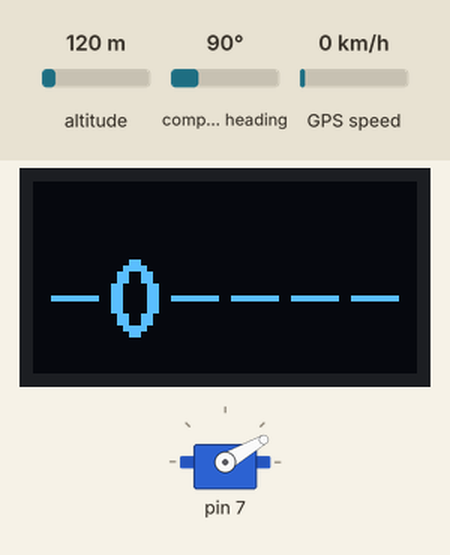
Bench run of a program on a simulated Arduino Nano, built with avr-gcc and run on an emulated ATmega328P. On the bench: 64×32 one-colour display, servo. The inputs (shaded band) are chosen by the test bench; at power-on: altitude 120 m, compass heading 90°, GPS speed 0 km/h. The GPS gets a fix after 3 s at 37.7749, -122.4194 with 8 satellites; what the program prints to the serial monitor is not drawn.

Above: at 0.3 s.
At 1.4 s:
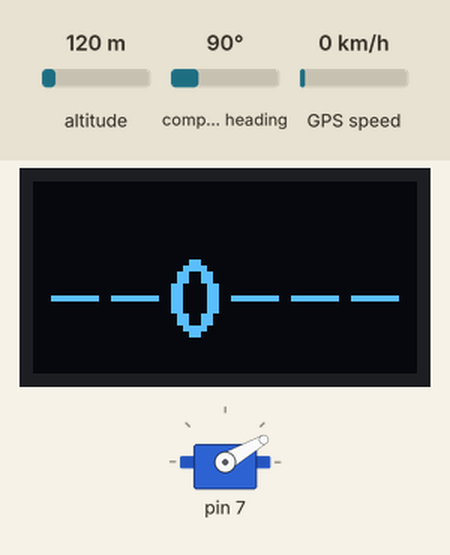
At 2.4 s:
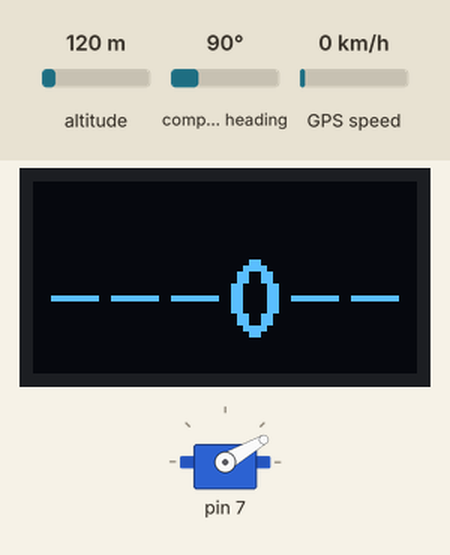
At 3.5 s:
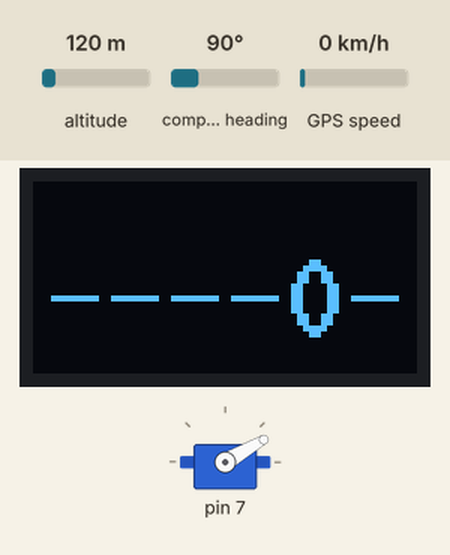
At 4.6 s:
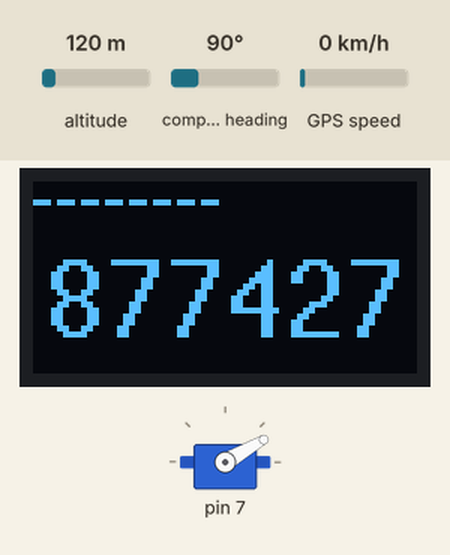

The program:

main.cpp
```cpp
#include <TinyGPS++.h>
#include <SoftwareSerial.h>
#include <U8g2lib.h>
#include <Wire.h>
#include <Servo.h>

// comment out to disable useful info over serial monitor
#define DEBUG

//// config section ////
static const double DESTLAT = 52.07856682313063, DESTLON = 4.3037621602385;

static const unsigned long SERIALBAUD = 9600;
static const int TOTALCHARS = 6;
static const unsigned int DESTPRECISION = 30;

//// function headers ////
static void smartDelay(unsigned long ms);
static void ToDisplay(char *str, int sats);
static void IntToCharArray(char *out, int len, unsigned long val, bool valid);
static void LoadingAnimation(char *res, int len);
static void GetSignalString(char *out, int sats);

//// GPS ////
static const unsigned long GPSBaud = 9600;
SoftwareSerial ss(PIN3, PIN4); // ss(RX,TX)
TinyGPSPlus gps;

//// LCD ////
U8G2_SSD1306_64X32_1F_F_HW_I2C u8g2(U8G2_R0, U8X8_PIN_NONE);

//// servo ////
Servo servo;
static const int LOCKPOS = 30, OPENPOS = 150;
int pos = LOCKPOS, newPos = LOCKPOS;

void setup()
{
  Serial.begin(SERIALBAUD);
  ss.begin(GPSBaud);

  u8g2.begin();

  servo.attach(PIN7);
  servo.write(LOCKPOS);
  delay(100);
  servo.write(LOCKPOS);
  delay(100);
  servo.detach();

#ifdef DEBUG
  Serial.println("started up box");
#endif
}

void loop()
{
  // cast to unsigned int since distance is positive and we are not interested in decimals
  unsigned long distance = (unsigned long)TinyGPSPlus::distanceBetween(gps.location.lat(),
                                                                       gps.location.lng(),
                                                                       DESTLAT,
                                                                       DESTLON);

  char str[TOTALCHARS + 1];
  IntToCharArray(str, TOTALCHARS, distance, gps.location.isValid());
  ToDisplay(str, gps.satellites.value());

  // open or close box
  newPos = distance < DESTPRECISION ? OPENPOS : LOCKPOS;
  if (pos != newPos)
  {

#ifdef DEBUG
    Serial.print("new servo pos: ");
    Serial.println(newPos);
#endif

    servo.attach(PIN7);
    delay(100);
    servo.write(newPos);
    delay(100);
    // send message again incase previous one wasn't received
    servo.write(newPos);
    delay(100);
    servo.detach();

    pos = newPos;
  }

#ifdef DEBUG
  // debugging purposes
  Serial.print("distance to point: ");
  Serial.println(distance);
  Serial.print("number of satellites: ");
  Serial.println(gps.satellites.value());
  Serial.print("current lat and lon: ");
  Serial.print(gps.location.lat(), 5);
  Serial.print(",");
  Serial.println(gps.location.lng(), 5);
  Serial.println("--------------------------");
#endif

  smartDelay(1000);
}

// make sure that gps serial is not blocked
static void smartDelay(unsigned long ms)
{
  unsigned long start = millis();
  do
  {
    while (ss.available())
    {
      gps.encode(ss.read());
    }

  } while (millis() - start < ms);
}

// print to the display
// assuming a 64*32 display and displaying 6 chars
static void ToDisplay(char *str, int sats)
{
  u8g2.clearBuffer();

  u8g2.setFont(u8g2_font_10x20_tn);
  u8g2.drawStr(2, 26, str);

  if (sats > 0)
  {
    char signal[sats + 1];
    GetSignalString(signal, sats);
    u8g2.setFont(u8g2_font_4x6_tn);
    u8g2.drawStr(0, 6, signal);
  }

  u8g2.sendBuffer();
}

static void GetSignalString(char *out, int sats)
{
  for (int i = 0; i < sats; i++)
  {
    out[i] = '-';
  }
  // indicate end of string
  out[sats] = 0;
}

// create char array to be displayed
static void IntToCharArray(char *out, int len, unsigned long val, bool valid)
{

  if (valid)
  {
    sprintf(out, "%.6ld", val);
  }
  else
  {
    LoadingAnimation(out, len);
  }

  out[len] = 0;
}

// create a chare array with a moving circle to indicate system is doing something
int counter = 0;
static void LoadingAnimation(char *res, int len)
{
  if (counter > len - 1)
  {
    counter = 0;
  }
  else
  {
    counter++;
  }

  for (int i = 0; i < len; ++i)
  {
    if (i == counter)
    {
      res[i] = '0';
    }
    else
    {
      res[i] = '-';
    }
  }
}
```

Measured:
- what the display in image 0 shows lasts 1.1 s, from 0.2 s to 1.3 s
